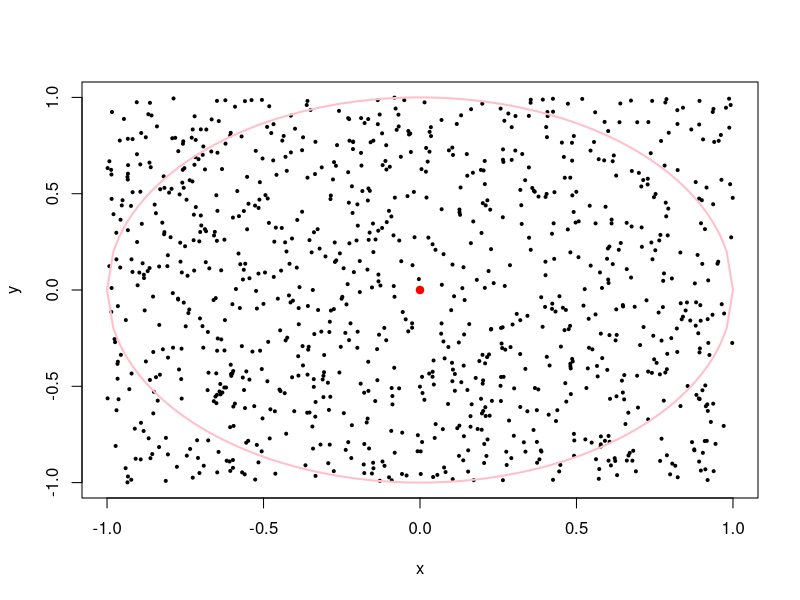
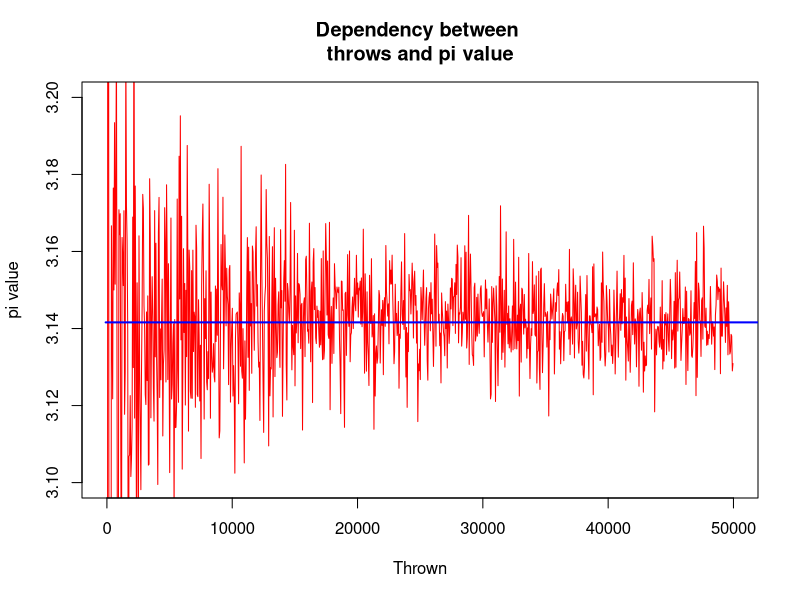

Write R code to recreate these figures, in order.
# fuctions for two hemispheres:
pos.hemisphere = function(x){
  return(sqrt(1-x**2)) 
}
neg.hemisphere = function(x){
  return(-sqrt(1-x**2)) 
}

# generate 1000 uniform distributed dots (x and y cords):
x = runif(1000, -1, 1)
y = runif(1000, -1, 1)

#plot them 
plot(x,y,type='n', xlim=c(-1,1), ylim=c(-1,1))
points(x,y, col='black', pch=19, cex=0.4)
# O dot:
points(0,0, col='red', pch=19)

# plot circle with radius 1:
x.circle = seq(-1,1,length.out=100)
y.circle.pos = pos.hemisphere(x.circle)
y.circle.neg = neg.hemisphere(x.circle)
# plot two hemispheres:
lines(x.circle, y.circle.pos, lwd=2, col='pink')
lines(x.circle, y.circle.neg, lwd=2, col='pink')


answers.mat = x**2 + y**2 <= 1 # boolean matrix: which dots is in circle
probability = sum(answers.mat)/1000 # prob. occur within circle 
pi_exp = 4 * probability # multiple to square of square


throws = vector()
pi_s = vector()
samples = 10
for (i in 1:1000){
  x = runif(samples, -1, 1)
  y = runif(samples, -1, 1)
  
  answers.mat = x**2 + y**2 <= 1
  probability = sum(answers.mat)/samples
  pi_exp = 4 * probability
  
  throws = c(throws, samples)
  pi_s = c(pi_s, pi_exp)
  samples = samples + 50
}

plot(throws, pi_s, type='l', col='red', lwd=1, main='Dependency between \nthrows and pi value',
     xlab='Thrown', ylab='pi value', ylim=c(3.1,3.2))
lines(c(-100,5000000), c(pi,pi), lwd=2, col='blue')

















